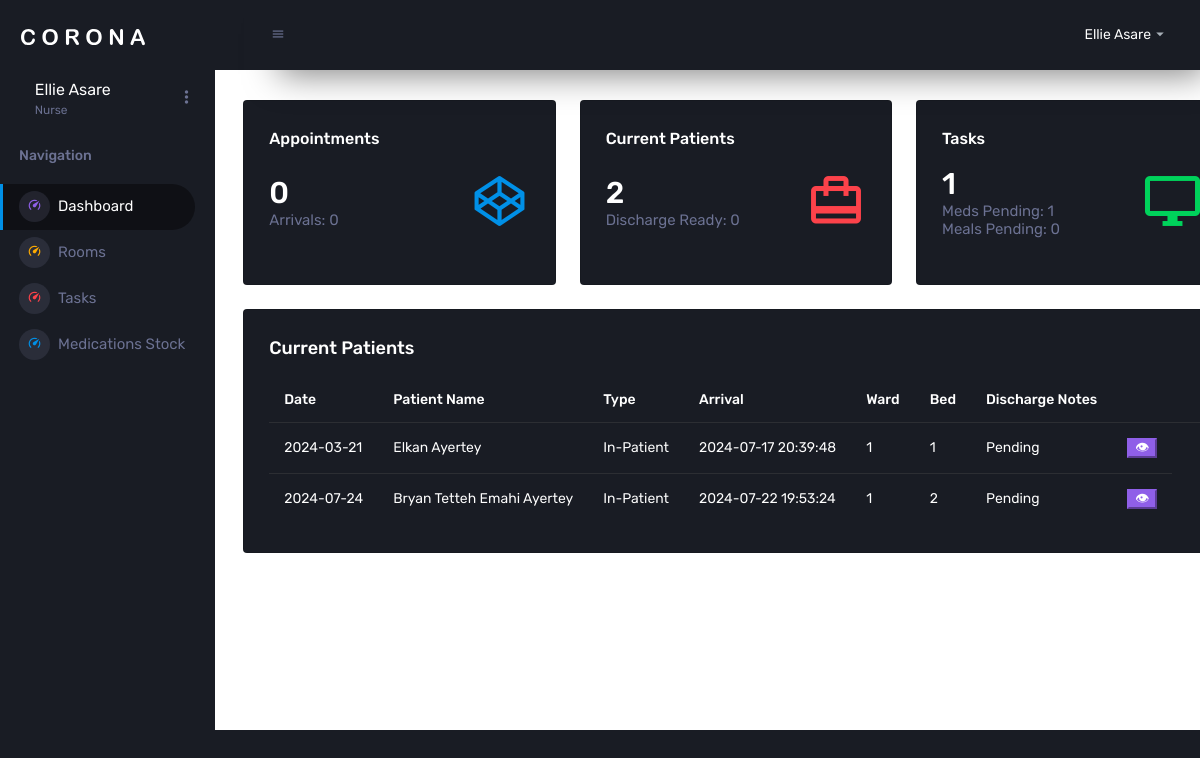
/pages/nurse/viewpatients.php (signed in), run on an earlier commit of the app's database.
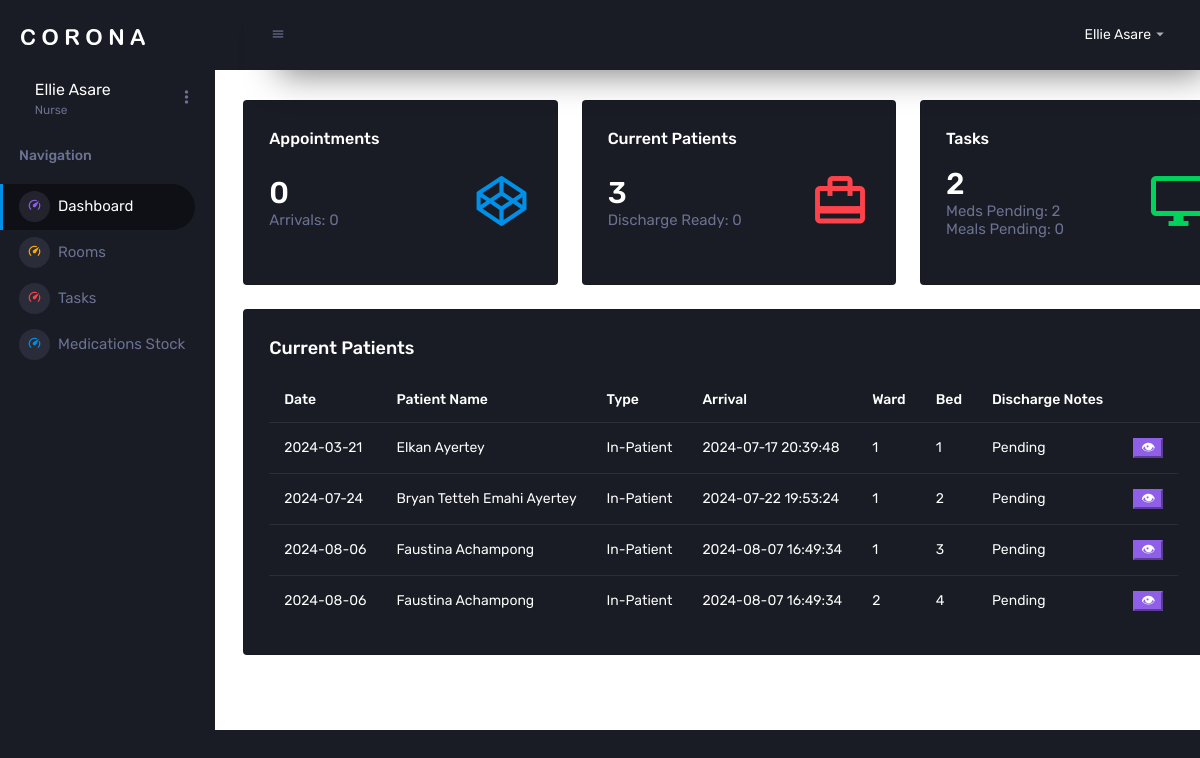
And on a later commit of the database.
### tables this page shows
CREATE TABLE `appointments` (
  `id` int(11) NOT NULL,
  `patient_id` int(11) NOT NULL,
  `doc_id` varchar(255) NOT NULL,
  `date` date NOT NULL,
  `time` time NOT NULL,
  `diagnosis` varchar(255) DEFAULT NULL,
  `type` enum('In-Patient','Consultation') NOT NULL,
  `check_in` datetime DEFAULT NULL,
  `check_out` datetime DEFAULT NULL,
  `patient_condition` varchar(255) NOT NULL,
  `resuscitation_status` enum('yes','no') NOT NULL,
  `diet` varchar(255) NOT NULL,
  `medical_history` text DEFAULT NULL
);

### pages/nurse/viewpatients.php (the view, shortened to what the changed rows need)
<?php
include "../conn.php";
include "../searchbar2.php";
?>
<!DOCTYPE html>
<html lang="en">
  <head>
    <link rel="stylesheet" href="../../assets/vendors/mdi/css/materialdesignicons.min.css">
    <link rel="stylesheet" href="../../assets/vendors/css/vendor.bundle.base.css">
    <link rel="stylesheet" href="../../assets/css/style.css">
  </head>
  <body>
  <div class="container-scroller">
    <?php include "../nav.php";
$sql = "SELECT patient.pat_id, appointments.date,concat(Fname,' ',LName) 'Patient Name',appointments.type,
COALESCE(beds.room_id,'N/A')'Room', COALESCE(beds.bed_id,'N/A')'Bed',
appointments.id,appointments.check_in,
case
when nt.notes is null then 'Pending'
else 'Ready'
end as 'dis_notes'
FROM appointments
INNER join patient on appointments.patient_id = patient.pat_id
Left JOIN (SELECT apt_id,notes from notes WHERE type = 'dis_notes') nt on nt.apt_id = appointments.id
left join patients_beds pb on appointments.id = pb.apt_id
Left join beds on beds.bed_id = pb.bed_id
 where type = 'In-Patient' and check_in is not null and check_out is null
 order by appointments.date;";
$result = $conn->query($sql);
    ?>
  <div class="main-panel">
        <div class="content-wrapper">
            <div class="row">
              <div class="col-sm-4 grid-margin">
                <div class="card">
                  <div class="card-body">
                    <div class="row">
                      <div class="col-8 col-sm-12 col-xl-8 my-auto">
                        <div class="d-flex d-sm-block d-md-flex align-items-center">
                        <?php
                        $sql = "SELECT COUNT(*) AS total_app, COALESCE(SUM(CASE WHEN check_in is not null THEN 1 ELSE 0 END),0) AS arrived_app FROM appointments where check_out is null and date = 'date(Y-m-d)';";
                        $app = $conn->query($sql)->fetch_assoc();
                        ?>
                          <h2 class="mb-0"><?php echo $app["total_app"]?></h2>
                        </div>
                      </div>
                    </div>
                  </div>
                </div>
              </div>
              <div class="col-sm-4 grid-margin">
                <div class="card">
                  <div class="card-body">
                    <div class="row">
                      <div class="col-8 col-sm-12 col-xl-8 my-auto">
                        <div class="d-flex d-sm-block d-md-flex align-items-center">
                        <?php
                        $sql = "SELECT COUNT(DISTINCT id) AS tot_patients,COALESCE(SUM(CASE WHEN notes.type = 'dis_notes'  THEN 1 ELSE 0 END),0) AS dis_ready FROM appointments
left JOIN notes on notes.apt_id = appointments.id
where check_in is not null and check_out is null and appointments.type = 'In-Patient';";
                        $app = $conn->query($sql)->fetch_assoc();
                        ?>
                          <h2 class="mb-0"><?php echo $app["tot_patients"]?></h2>
                        </div>
                      </div>
                    </div>
                  </div>
                </div>
              </div>
              <div class="col-sm-4 grid-margin">
                <div class="card">
                  <div class="card-body">
                    <div class="row">
                      <div class="col-10 col-sm-12 col-xl-8 my-auto">
                        <div class="d-flex d-sm-block d-md-flex align-items-center">
                          <?php
                          $sql ="SELECT
                                      (tasks.total_meds + tasks.total_meals) AS total_tasks,
                                      tasks.total_meds,
                                      tasks.total_meals
                                  FROM (
                                      SELECT
                                          -- meds count
                                          (SELECT COUNT(*)
                                          FROM (
                                              SELECT pm.med_id
                                              FROM patients_meds pm
                                              JOIN appointments a ON pm.apt_id = a.id
                                              LEFT JOIN patients_meds_count pmc ON pmc.p_med_id = pm.p_med_id
                                              WHERE a.check_out IS NULL
                                              GROUP BY pm.med_id, pm.per_day, pm.num_days
                                              HAVING (pm.per_day*pm.num_days) != COUNT(pmc.med_count_id)
                                          ) meds
                                          ) AS total_meds,
                                          -- meals count
                                          (SELECT COUNT(*)
                                          FROM patients_meals pml
                                          JOIN appointments a ON pml.apt_id = a.id
                                          WHERE pml.served IS NULL
                                            AND a.check_out IS NULL
                                          ) AS total_meals
                                  ) AS tasks
                                  LIMIT 1;";
                            $task = $conn->query($sql)->fetch_assoc();
                          ?>
                          <h2 class="mb-0"><?php echo $task["total_tasks"]?></h2>
                        </div>
                        <h6 class="text-muted font-weight-normal"><?php echo "Meds Pending: ".$task["total_meds"] ."<br> Meals Pending: ".$task["total_meals"]?></h6>
                      </div>
                    </div>
                  </div>
                </div>
              </div>
            </div>
            <div class="row ">
              <div class="col-12 grid-margin">
                <div class="card">
                  <div class="card-body">
                    <div class="table-responsive">
                        <table class ='table'>
                        <thead>
                            <tr>
                                <th>Date</th>
                                <th>Patient Name</th>
                                <th>Type</th>
                                <th>Arrival</th>
                                <th>Ward</th>
                                <th>Bed</th>
                                <th>Discharge Notes</th>
                                <th></th>
                                <th></th>
                            </tr>
                        </thead>
                        <tbody>
                        <?php
                        if ($result){
                            if ($result->num_rows > 0) {
                                while($row = $result->fetch_assoc()) {
                                    echo "<tr>
                                    <td>".$row["date"]."</td>
                                    <td>".$row["Patient Name"]."</td>
                                    <td>".$row["type"]."</td><td>".$row["check_in"]."</td>
                                    <td>".$row["Room"]."</td><td>".$row["Bed"]."</td>
                                    <td>".$row["dis_notes"]."</td>
                                <td>
                                <div>
                                    <form action='viewpatient.php' method='post'>
                                        <input type='hidden' name='id' value=".$row['id'].">
                                        <input class = 'btn-info' type='submit' value='&#128065;'>
                                    </form>
                                </div>
                                </td>";
                                }
                            }
                        }
                        ?>
                        </tbody>
                        </table>
                    </div>
                  </div>
                </div>
              </div>
            </div>
          </div>
        </div>

### pages/nav.php (shortened to what the changed rows need)
<?php
  $nav=[];
  if(isset($_SESSION["user"])){
  if ($_SESSION["user"][1]=="Nurse") {
    $nav =[["../nurse/viewpatients.php","Dashboard"],
    ["../nurse/rooms.php","Rooms"],
  ["../nurse/tasks.php","Tasks"],
  ["../nurse/medstock.php","Medications Stock"]];
  }
  }else{
    echo "Test";
    header("Location: ../index.php");
  }
?>
<!DOCTYPE html>
<html lang="en">
<head>
<head>
    <link rel="stylesheet" href="../../assets/vendors/mdi/css/materialdesignicons.min.css">
    <link rel="stylesheet" href="../../assets/vendors/css/vendor.bundle.base.css">
    <link rel="stylesheet" href="../../assets/css/style.css">
</head>
<body>
  <nav class="sidebar sidebar-offcanvas" id="sidebar">
    <ul class="nav">
      <?php
    for ($i=0; $i < count($nav); $i++) {
      echo "
      <li class='nav-item menu-items'>
        <a class='nav-link' href='".$nav[$i][0]."'>
          <span class='menu-icon'>
            <i class='mdi mdi-speedometer'></i>
          </span>
          <span class='menu-title'>".$nav[$i][1]."</span>
        </a>
      </li>";
    }
  ?>
  </nav>
</body>
</html>

What changed in the data, as far as the page shows it:
added appointments: date "2024-08-06", Patient "Faustina Achampong", type "In-Patient", check_in "2024-08-07 16:49:34", Room "1", Bed "3", dis_notes "Pending", Room "2", Bed "4"
Also different on the page:
$app["tot_patients"]: "2" → "3"
$task["total_tasks"]: "1" → "2"
$task["total_meds"]: "1" → "2"
